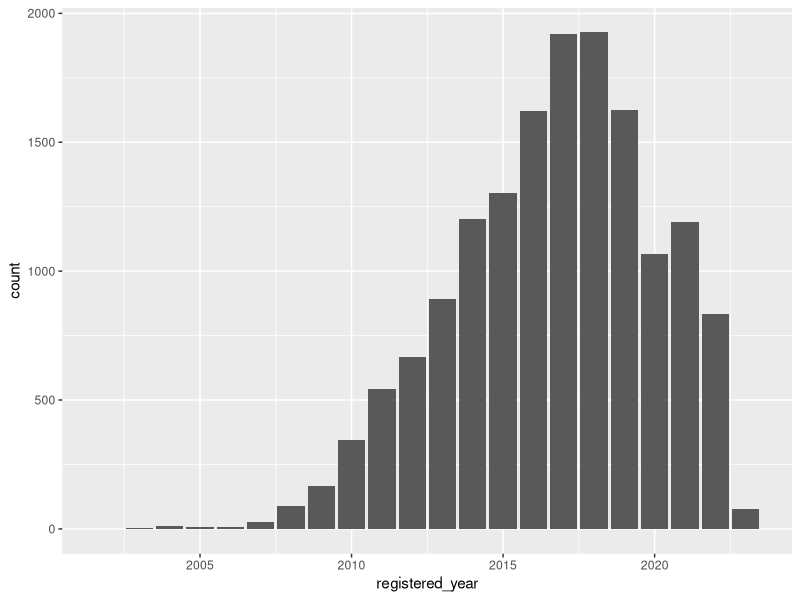
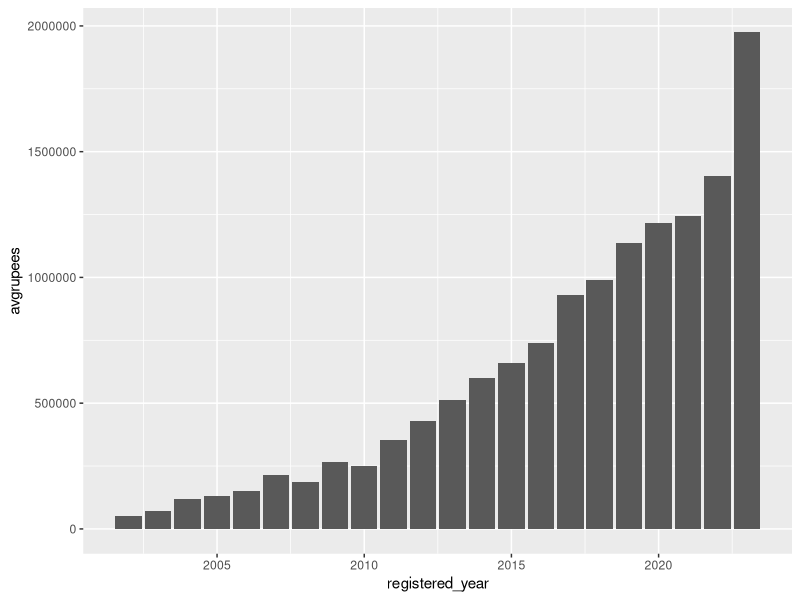
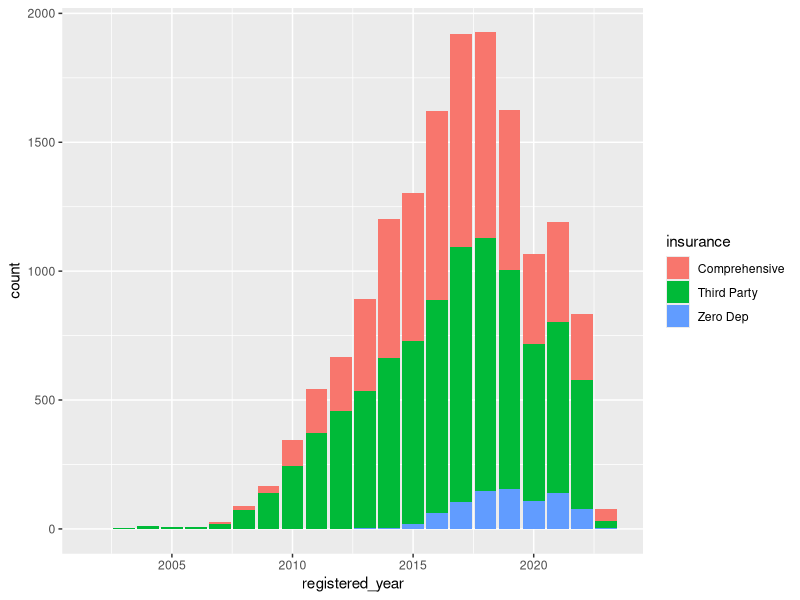
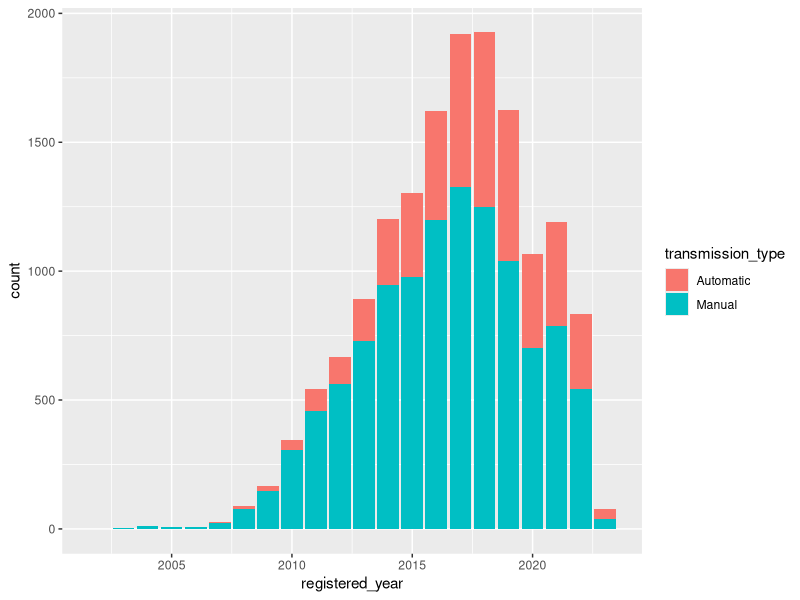
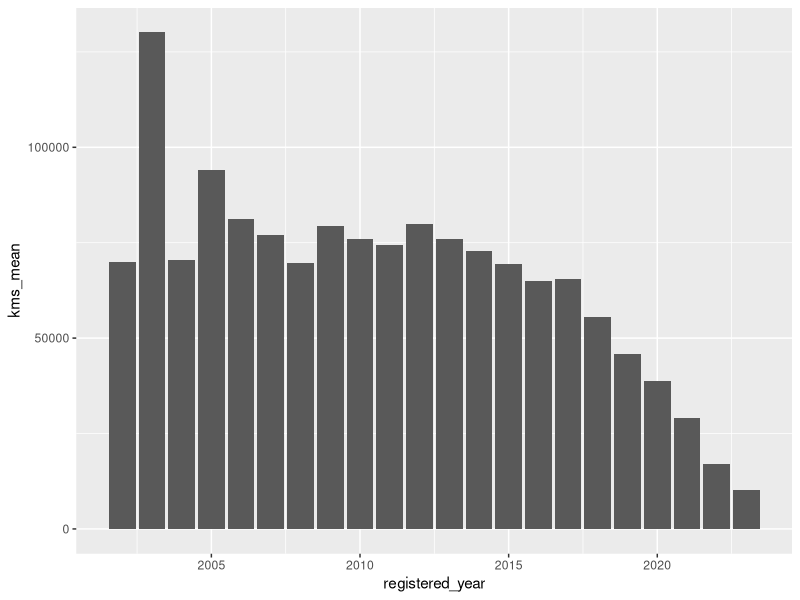
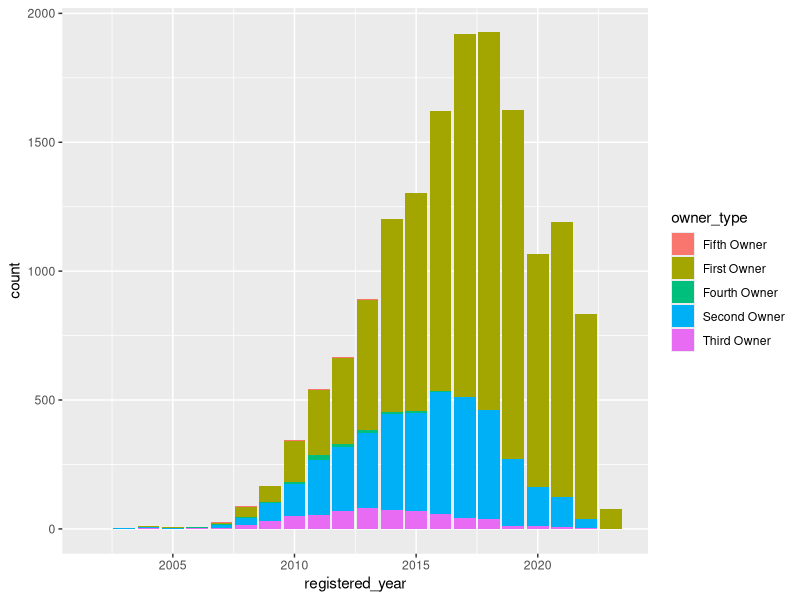
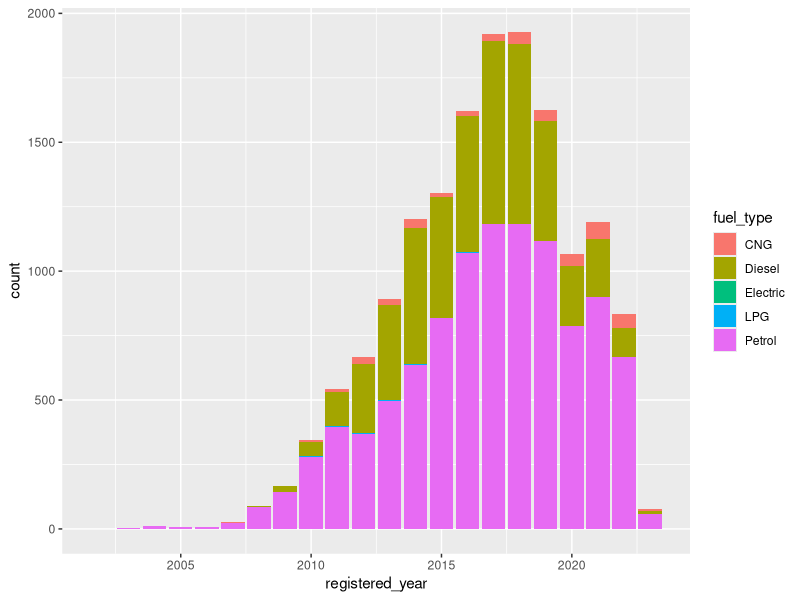
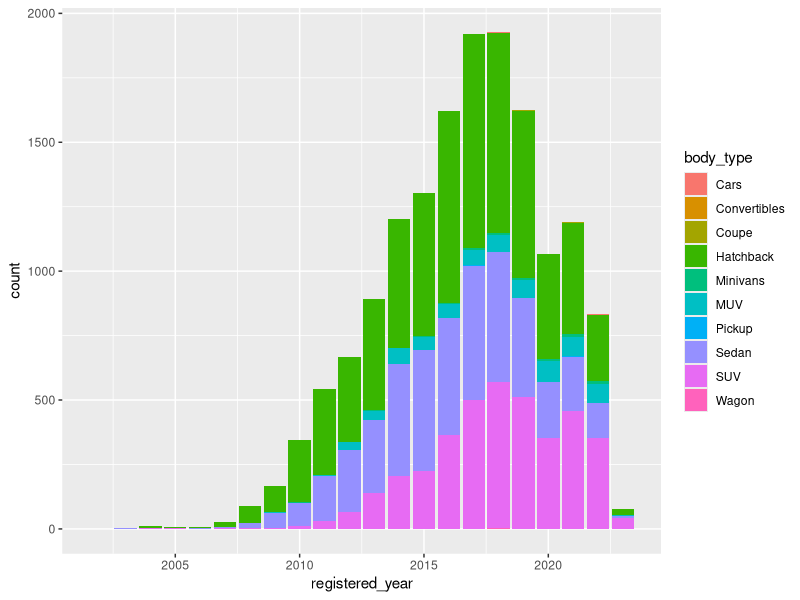

The R script that drew these images, in order:
library(readr)
library(tidyverse)
library(skimr)
#process step

resale <- read.csv("car_resale.csv")

summary(resale)
skim_without_charts(resale)
resale <- resale %>% distinct() # checking for duplicates
resale <- resale %>% na.omit()

View(resale)
unique(resale$engine_capacity)
unique(resale$insurance)
resale <- resale %>% filter(!(insurance == "Not Available")) %>% filter(!(insurance == "1")) %>% filter(!(insurance == "2")) # removing not available rows
resale$insurance[resale$insurance == 'Third Party insurance'] <- 'Third Party'
resale1 <- resale
unique(resale1$insurance)
View(resale1)
unique(resale1$transmission_type)
unique(resale1$kms_driven) 
unique(resale1$owner_type)
unique(resale1$fuel_type)
unique(resale1$max_power)
unique(resale1$seats)
unique(resale1$mileage)
unique(resale1$body_type)
resale1 <- resale1 %>% filter(!(body_type == "Audi")) %>% filter(!(body_type == "BMW")) %>% filter(!(body_type == "Chevrolet")) %>% filter(!(body_type == "Datsun")) %>% filter(!(body_type == "Honda")) %>% filter(!(body_type == "Isuzu")) %>% filter(!(body_type == "Jaguar")) %>% filter(!(body_type == "Mahindra")) %>% filter(!(body_type == "Maruti")) %>% filter(!(body_type == "Mercedes-Benz")) %>% filter(!(body_type == "Tata")) %>% filter(!(body_type == "Toyota")) %>% filter(!(body_type == "Volvo")) # removing the company names  
unique(resale1$city)
unique(resale1$full_name)
unique(resale1$resale_price)
unique(resale1$registered_year) 

resale2 <- resale1 %>% filter(grepl('bhp|Bhp',max_power)) # only keeping the bhp rows
unique(resale2$max_power)
resale3 <- resale2 
resale3$kms_driven <-  gsub("Kms","",resale3$kms_driven)
resale3$kms_driven <- as.numeric(gsub(",","",resale3$kms_driven)) #kms converted to numeric
resale3$max_power <- as.numeric(str_extract(resale3$max_power,"[\\d.d]+")) # power converted to numeric
resale3$engine_capacity <- as.numeric(gsub(" cc","",resale3$engine_capacity))
View(resale3)
resale4 <- resale3
resale4 <- resale4 %>% mutate(mileage = case_when(str_detect(mileage,"km/kg")~as.numeric(str_extract(mileage,"[\\d.d]+"))*1.7,str_detect(mileage,"kmpl")~as.numeric(str_extract(mileage,"[\\d.d]+"))))
 # converted km/kg to kmpl and numeric format
resale4$resale_price <- substring(resale4$resale_price,3) 
resale4 <- resale4 %>% mutate(resale_price = case_when(str_detect(resale_price,",")~as.numeric(gsub(",","",resale_price)),str_detect(resale_price,"Lakh")~as.numeric(str_extract(resale_price,"[\\d.d]+")) * 100000,str_detect(resale_price,"Crore")~as.numeric(str_extract(resale_price,"[\\d.d]+")) * 10000000))
View(resale4) # converted resale price to numeric 
resale5 <- resale4
resale5$registered_year <- ifelse(str_length(resale5$registered_year)==6,substr(resale5$registered_year,5,6),resale5$registered_year)
resale5$registered_year <- ifelse(str_length(resale5$registered_year)==2,paste("20",resale5$registered_year,sep=""),resale5$registered_year)
resale5$registered_year <- as.numeric(resale5$registered_year) # converted years to standard 4 digits and type is numeric
resale5 <- resale5 %>% rename("resale_price_rupees" = "resale_price")  %>% rename("mileage_kmpl" = "mileage") %>% rename("max_power_bhp" = "max_power")
View(resale5)


#Analysis and Visualization 
summary(resale5)
skim_without_charts(resale5)
library(ggplot2)
options(scipen = 999)

resale5 %>% group_by(registered_year) %>% summarise(vehicle_count = n())
ggplot(data = resale5) + geom_bar(mapping = aes(x = registered_year))

resale5 %>% group_by(registered_year) %>% summarise(avgrupees = mean(resale_price_rupees))
resale5 %>% group_by(registered_year) %>% summarise(avgrupees = mean(resale_price_rupees)) %>% ggplot(aes(registered_year,avgrupees)) + geom_col()

resale5 %>% group_by(registered_year,insurance) %>% summarise(insurecount = n())
ggplot(data = resale5) + geom_bar(mapping = aes(x = registered_year,fill = insurance))

resale5 %>% group_by(registered_year,transmission_type) %>% summarise(transmiscount = n())
ggplot(data = resale5) + geom_bar(mapping = aes(x = registered_year,fill = transmission_type))

resale5 %>% group_by(registered_year) %>% summarise(kms_mean = mean(kms_driven))
resale5 %>% group_by(registered_year) %>% summarise(kms_mean = mean(kms_driven)) %>% ggplot(aes(registered_year,kms_mean)) + geom_col()

resale5 %>% group_by(registered_year,owner_type) %>% summarise(owncount = n())
ggplot(data = resale5) + geom_bar(mapping = aes(x = registered_year,fill = owner_type))

resale5 %>% group_by(registered_year,fuel_type) %>% summarise(fuelcount = n())
ggplot(data = resale5) + geom_bar(mapping = aes(x = registered_year,fill = fuel_type))

resale5 %>% group_by(registered_year,body_type) %>% summarise(btypecount = n())
ggplot(data = resale5) + geom_bar(mapping = aes(x = registered_year,fill = body_type))

resale5 %>% group_by(registered_year,city) %>% summarise(citycount = n())
ggplot(data = resale5) + geom_bar(mapping = aes(x = registered_year,fill = city))

resale5 %>% group_by(registered_year) %>% summarise(mileagecount = mean(mileage_kmpl))
resale5 %>% group_by(registered_year) %>% summarise(mileagecount = mean(mileage_kmpl)) %>% ggplot(aes(registered_year,mileagecount)) + geom_col()

resale5 %>% group_by(city) %>% summarise(resalemean = mean(resale_price_rupees))
resale5 %>% group_by(city) %>% summarise(resalemean = mean(resale_price_rupees)) %>% ggplot(aes(city,resalemean)) + geom_col()
#ggplot(data = resale5) + geom_col(mapping = aes(x = city,y = mean(kms_driven)))
#ggplot(data = resale5) + geom_col(mapping = aes(x = city,y = mean(mileage_kmpl)))

#ggplot(data = resale5) + geom_point(mapping = aes(x = engine_capacity,y = mileage_kmpl))
#ggplot(data = resale5) + geom_point(mapping = aes(x = engine_capacity,y = max_power_bhp))
ggplot(data = resale5) + geom_point(mapping = aes(x = engine_capacity,y = resale_price_rupees,color = registered_year))

ggplot(data = resale5) + geom_point(mapping = aes(x = max_power_bhp,y = mileage_kmpl))
ggplot(data = resale5) + geom_point(mapping = aes(x = max_power_bhp,y = resale_price_rupees,color = registered_year))

ggplot(data = resale5) + geom_point(mapping = aes(x = mileage_kmpl,y = resale_price_rupees,color = registered_year))

ggplot(data = resale5) + geom_line(mapping = aes(x = engine_capacity,y = max_power_bhp))
ggplot(data = resale5) + geom_line(mapping = aes(x = engine_capacity,y = mileage_kmpl),size = 1.2)



pie(table(resale5$insurance),radius = 1,border = "white",col = c(3,4,5,6,7,8))
pie(table(resale5$owner_type),radius = 1,border = "white",col = c(1,2,3,4,5))
pie(table(resale5$fuel_type),radius = 1,border = "white",col = c(3,4,5,6,7,8))
pie(table(resale5$body_type),radius = 1,border = "white")


resale5 %>% group_by(insurance) %>% count(insurance) %>% 
  ggplot(aes(insurance,n,fill = insurance)) +
  geom_col()+
  coord_polar()+
  scale_fill_ordinal()+
  labs(x = NULL, y = NULL)

resale5 %>% group_by(body_type) %>% count(body_type) %>% 
  ggplot(aes(body_type,n,fill = body_type)) +
  geom_col()+
  coord_polar()+
  scale_fill_ordinal()+
  labs(x = NULL, y = NULL)


resale5 %>% group_by(fuel_type) %>% count(fuel_type) %>% 
  ggplot(aes(fuel_type,n,fill = fuel_type)) +
  geom_col()+
  coord_polar()+
  scale_fill_ordinal()+
  labs(x = NULL, y = NULL)

resale5 %>% group_by(owner_type) %>% count(owner_type) %>% 
  ggplot(aes(owner_type,n,fill = owner_type)) +
  geom_col()+
  coord_polar()+
  scale_fill_ordinal()+
  labs(x = NULL,y = NULL)
